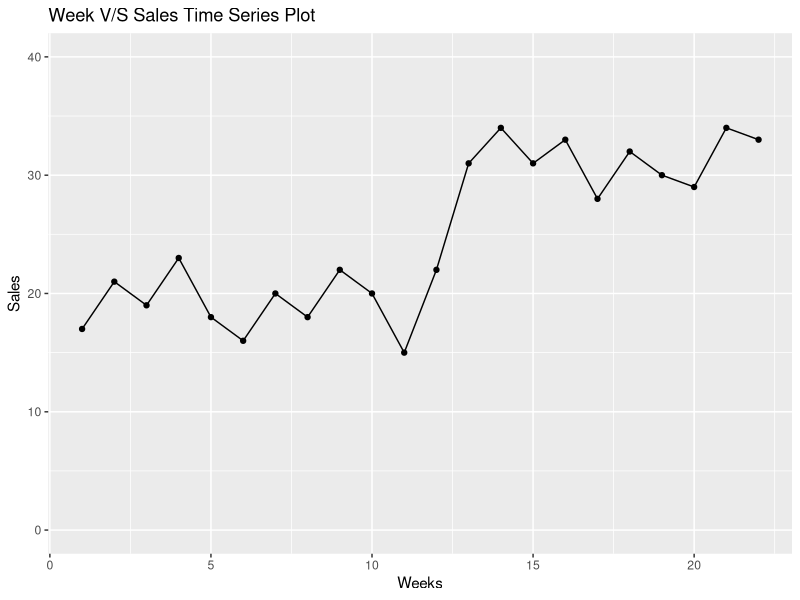

Here is the R script that generated this plot:
                                    # Page no. : 787 - 788

# Time Series Patterns Eg-2

week <- c(1,2,3,4,5,6,7,8,9,10,11,12,13,14,15,16,17,18,19,20,21,22)
sales <- c(17,21,19,23,18,16,20,18,22,20,15,22,31,34,31,33,28,32,30,29,34,33)

DF <- data.frame(week,sales)

# Install Library if not installed

# install.packages("gpplot2")

# Import Library

library(ggplot2)

ggplot(DF,aes(week,sales)) + geom_line() + geom_point() + ylim(c(0,40)) +
labs(title = "Week V/S Sales Time Series Plot", x = "Weeks", y = "Sales")
